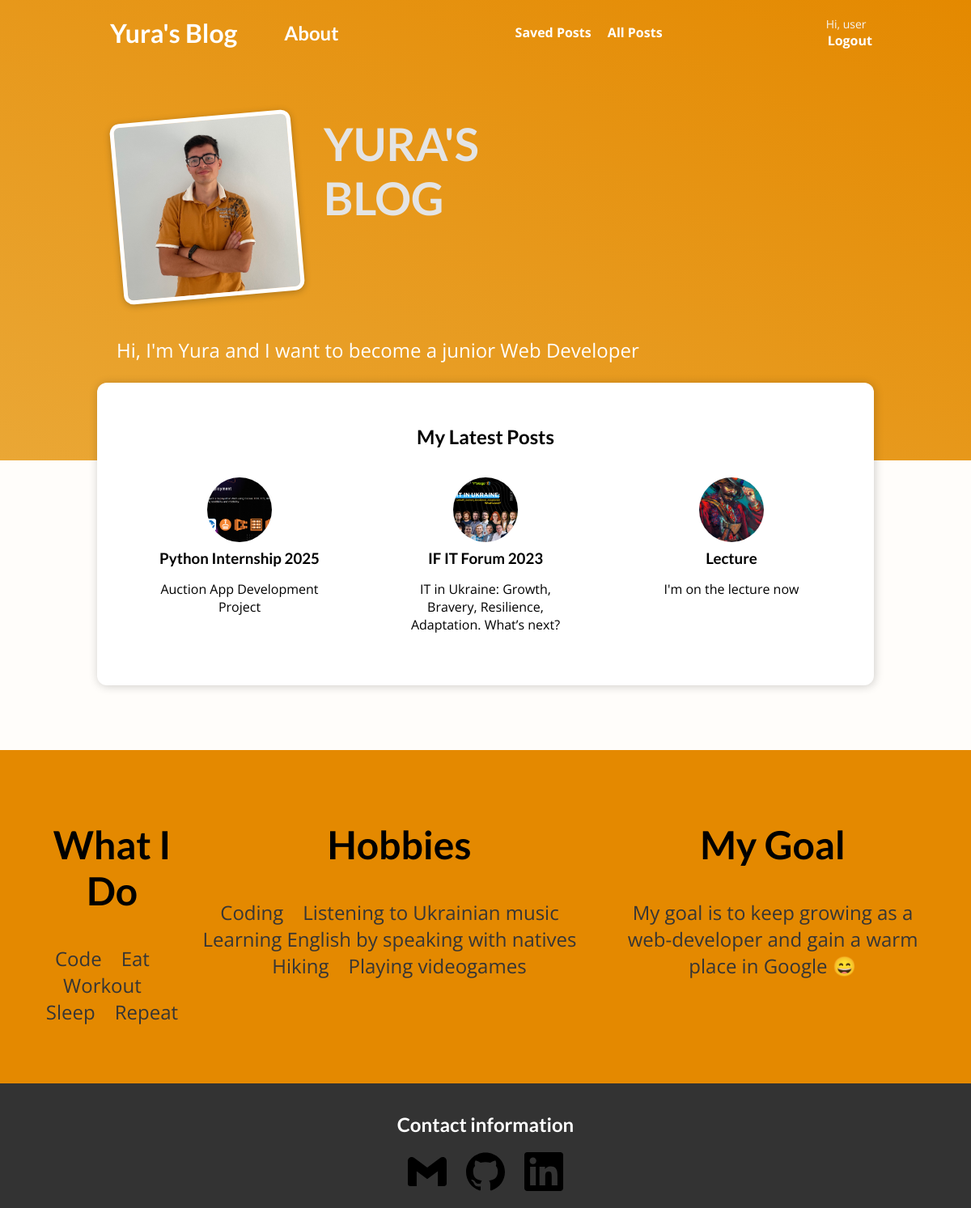
The app's page / (signed in) with its own data.
### main_app/models.py (models this page shows, shortened)
class Post(models.Model):
    title = models.CharField(max_length=100)
    excerpt = models.CharField(max_length=150)
    image = models.ImageField(upload_to="posts", null=True)
    date = models.DateField(auto_now=True)
    slug = models.SlugField(unique=True, blank=True, null=False, db_index=True)
    content = models.TextField(validators=[MinLengthValidator(10)])
    author = models.ForeignKey(
        Author, on_delete=models.SET_NULL, null=True, related_name="posts"
    )
    tags = models.ManyToManyField(Tag)

### main_app/views.py (the view)
# urls.py: path("", views.StartingPageView.as_view(), name="starting-page"),
class StartingPageView(ListView):
    model = Post
    template_name = "main_app/index.html"
    ordering = ["-date"]
    context_object_name = "posts"
    def get_queryset(self):
        queryset = super().get_queryset()
        data = queryset[:3]
        return data

### main_app/templates/main_app/index.html (shortened to what this page needs)
{% extends 'base.html' %}
{% load static %}
{% block css_files%}
    <link rel="stylesheet" href="{% static "main_app/post.css" %}">
    <link rel="stylesheet" href="{% static "main_app/index.css" %}">
{% endblock %}
{% block content %}
    <section id="welcome">
        <header>
            <img src="{% static "main_app/images/me2.jpg" %}" alt="Yura - The Author Of This Blog">
            <h2>YURA'S BLOG</h2>
        </header>
        <p>Hi, I'm Yura and I want to become a junior Web Developer</p>
    </section>
    <section id="latest-posts">
        <h2>My Latest Posts</h2>
        <ul>
            {% for post in posts %}
                {% include "main_app/includes/post.html" %}
            {% endfor %}
        </ul>
    </section>
    <section id="about">
        <div>
            <h2>What I Do</h2>
            <p>
                Code&emsp;Eat&emsp;Workout&emsp;Sleep&emsp;Repeat
            </p>
        </div>
        <div>
            <h2>Hobbies</h2>
            <p>
                Coding&emsp;Listening to Ukrainian music&emsp;Learning English by speaking with natives&emsp;Hiking&emsp;Playing videogames
            </p>
        </div>
        <div>
            <h2>My Goal</h2>
            <p>
                My goal is to keep growing as a web-developer and gain a warm place in Google 😄
            </p>
        </div>
    </section>
{% endblock %}

### templates/base.html (shortened to what this page needs)
{% load static %}
{% load socialaccount %}
<!DOCTYPE html>
<html lang="en">
<head>
    <link rel="stylesheet" href="{% static "app.css" %}">
    {% block css_files %}{% endblock %}
</head>
<body>
    <header id="main-navigation">
        <div>
            <h1><a href="{% url "starting-page" %}">Yura's Blog</a></h1>
        </div>
        <div class="about-div">
            <h2><a href="{% url "about" %}">About</a></h2>
        </div>
        <nav>
            <a href="{% url "read-later" %}">Saved Posts</a>
            <a href="{% url "all-posts"%}">All Posts</a>
        </nav>
        <div>
            {% if user.is_authenticated %}
                <p class="user-name">Hi, {{ user.username }}</p>
                <a class="login-logout" href="{% url "logout" %}">Logout</a>
            {% else %}
                <a class="login-logout" href="{% provider_login_url "google" %}">Login with Google</a>
            {% endif %}
        </div>
    </header>
    {% block content %}{% endblock %}
    <footer>
        <h2>Contact information</h2>
        <ul>
            <li><a href="mailto:yura.gavriley@gmail.com"><img src="{% static "icons/gmail.svg" %}"></a></li>
            <li><a href="https://github.com/YuraGavriley"><img src="{% static "icons/github.svg" %}"></a></li>
            <li><a href="https://linkedin.com/in/yurii-stopchytskyi"><img src="{% static "icons/linkedin.svg" %}"></a></li>
        </ul>
    </footer>
</body>
</html>

### main_app/templates/main_app/includes/post.html
<li>
    <article class="post">
        <a href="{% url "single-post" post.slug %}">
            <img src="{{ post.image.url }}" alt="{{ post.title }}">
            <div class="post__content">
                <h3>{{ post.title }}</h3>
                <p>
                    {{ post.excerpt }}
                </p>
               </div>
         </a>
    </article>
</li>

### static/app.css (style rules this page uses)
* { box-sizing: border-box; }
html { font-family: 'Open Sans', 'Lato', sans-serif; }
body { margin: 0; }
h1, h2, h3 { font-family: 'Lato', sans-serif; font-weight: bold; }
#main-navigation { width: 100%; height: 5rem; display: flex; justify-content: space-between; align-items: center; padding: 0 10%; position: absolute; top: 0; left: 0; }
#main-navigation a { text-decoration: none; color: white; font-weight: bold; margin-left: 1rem; }
#main-navigation .login-logout { margin: 0; padding-left: 2px; padding-right: 2px; }
.about-div { margin-left: -10rem; }
.user-name { font-size: 14px; color: whitesmoke; margin: 0; }
footer { background-color: #333; color: white; padding: 1rem 3rem; text-align: center; }
footer ul { list-style-type: none; margin: 0; padding: 0; }
footer li { display: inline; margin-right: 20px; }
footer li:last-of-type { margin: 0; }
footer img { height: 3rem; width: 3rem; }

### main_app/static/main_app/post.css (style rules this page uses)
.post { display: flex; flex-direction: column; align-items: center; text-align: center; }
.post a { text-decoration: none; color: black; transition: all 0.2s ease; padding: 1rem; width: 250px; }
.post img { width: 5rem; height: 5rem; object-fit: cover; border-radius: 50%; }
.post h3 { margin: 0.25rem 0; }

### main_app/static/main_app/index.css (style rules this page uses)
body { background-color: #FFFDFA; }
#welcome { background: linear-gradient(to right top, #EAA735, #E48900); padding: 6rem 12%; }
#welcome header { display: flex; align-items: flex-start; margin: 3rem auto; }
#welcome img { width: 14rem; height: 14rem; object-fit: cover; object-position: top; border: 5px solid white; border-radius: 12px; background-color: #ffe1bf; transform: rotateZ(-5deg); box-shadow: 0 2px 8px rgba(0, 0, 0, 0.25); }
#welcome h2 { font-size: 3.5rem; margin: 0 0 0 2rem; color: #e4e4e4; width: 10rem; }
#welcome p { color: white; font-size: 1.5rem; }
#latest-posts { background-color: white; padding: 2rem; border-radius: 12px; width: 60rem; margin: -6rem auto 2rem auto; box-shadow: 1px 1px 12px rgba(0, 0, 0, 0.2); }
#latest-posts h2 { text-align: center; }
#latest-posts ul { list-style: none; margin: 0; padding: 0; display: flex; gap: 1rem; }
#latest-posts li { flex: 1; }
#about { display: flex; justify-content: space-between; text-align: center; padding: 3rem; background-color: #E48900; margin-top: 5rem; }
#about div { min-width: 15px; min-height: 10px; }
#about h2 { font-size: 3rem; }
#about p { font-size: 1.5rem; color: #353535; }

### records on screen
Post: image (picture), title "Python Internship 2025", excerpt "Auction App Development Project"
Post: image (picture), title "IF IT Forum 2023", excerpt "IT in Ukraine: Growth, Bravery, Resilience, Adaptation. What’s next?"
Post: image (picture), title "Lecture", excerpt "I'm on the lecture now"

### other values on screen
{{ user.username }} "user"
